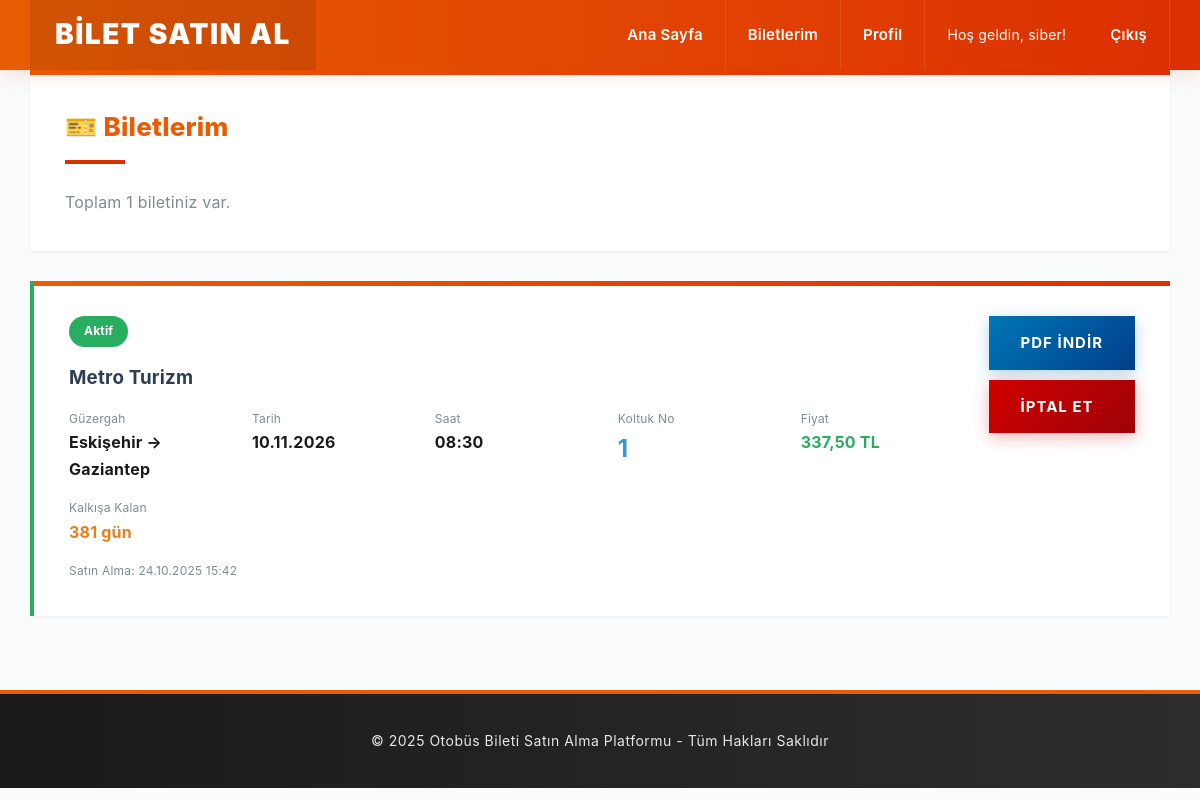
The app's page /user/tickets.php (signed in) with its own data.
### tables this page shows
CREATE TABLE tickets (
            id INTEGER PRIMARY KEY AUTOINCREMENT,
            user_id INTEGER NOT NULL,
            trip_id INTEGER NOT NULL,
            seat_number INTEGER NOT NULL,
            price REAL NOT NULL,
            status TEXT DEFAULT 'active',
            purchased_at DATETIME DEFAULT CURRENT_TIMESTAMP,
            FOREIGN KEY (user_id) REFERENCES users(id) ON DELETE CASCADE,
            FOREIGN KEY (trip_id) REFERENCES trips(id) ON DELETE CASCADE
        );

### includes/functions.php (called while the page is built, shortened)
<?php
function format_date($date) {
    return date('d.m.Y', strtotime($date));
}
function format_time($time) {
    return date('H:i', strtotime($time));
}
function format_money($amount) {
    return number_format($amount, 2, ',', '.') . ' TL';
}
function clean_output($text) {
    return htmlspecialchars($text, ENT_QUOTES, 'UTF-8');
}
function get_user_tickets($db, $user_id) {
    $stmt = $db->prepare("
        SELECT
            tickets.*,
            trips.from_city,
            trips.to_city,
            trips.departure_date,
            trips.departure_time,
            companies.name as company_name
        FROM tickets
        INNER JOIN trips ON tickets.trip_id = trips.id
        INNER JOIN companies ON trips.company_id = companies.id
        WHERE tickets.user_id = ?
        ORDER BY trips.departure_date DESC, trips.departure_time DESC
    ");
    $stmt->execute([$user_id]);
    return $stmt->fetchAll();
}
function can_cancel_ticket($departure_date, $departure_time) {
    $departure_datetime = strtotime($departure_date . ' ' . $departure_time);
    $now = time();
    $time_diff = $departure_datetime - $now;
    return $time_diff > 3600;
}
function get_time_until_departure($departure_date, $departure_time) {
    $departure_datetime = strtotime($departure_date . ' ' . $departure_time);
    $now = time();
    $diff = $departure_datetime - $now;
    $hours = floor($diff / 3600);
    $minutes = floor(($diff % 3600) / 60);
    if ($hours > 24) {
        $days = floor($hours / 24);
        return $days . " gün";
    } elseif ($hours > 0) {
        return $hours . " saat " . $minutes . " dakika";
    } else {
        return $minutes . " dakika";
    }
}
?>

### user/tickets.php (the view, shortened to what this page needs)
<?php
require_once '../config/database.php';
require_once '../includes/functions.php';
$tickets = get_user_tickets($db, $_SESSION['user_id']);
require_once '../includes/header.php';
?>
<div class="card">
    <h2>🎫 Biletlerim</h2>
    <p style="color: #7f8c8d;">
        Toplam <?php echo count($tickets); ?> biletiniz var.
    </p>
</div>
<?php if (count($tickets) == 0): ?>
    <div class="card">
        <div style="text-align: center; padding: 40px;">
            <div style="font-size: 64px;">📭</div>
            <h3>Henüz Biletiniz Yok</h3>
            <p style="color: #7f8c8d;">Hemen bir sefer arayın ve bilet satın alın!</p>
            <a href="../index.php" class="btn btn-primary" style="margin-top: 20px;">Sefer Ara</a>
        </div>
    </div>
<?php else: ?>
    <?php foreach ($tickets as $ticket): ?>
        <?php
        $is_past = strtotime($ticket['departure_date'] . ' ' . $ticket['departure_time']) < time();
        $can_cancel = can_cancel_ticket($ticket['departure_date'], $ticket['departure_time']) && $ticket['status'] == 'active';
        $time_left = get_time_until_departure($ticket['departure_date'], $ticket['departure_time']);
        $status_colors = [
            'active' => '#27ae60',
            'cancelled' => '#e74c3c',
            'used' => '#95a5a6'
        ];
        $status_text = [
            'active' => 'Aktif',
            'cancelled' => 'İptal Edildi',
            'used' => 'Kullanıldı'
        ];
        ?>
        <div class="card" style="border-left: 4px solid <?php echo $status_colors[$ticket['status']]; ?>;">
            <div style="display: flex; justify-content: space-between; align-items: start; flex-wrap: wrap; gap: 20px;">
                <div style="flex: 1;">
                    <div style="display: inline-block; background: <?php echo $status_colors[$ticket['status']]; ?>; color: white; padding: 5px 15px; border-radius: 20px; font-size: 12px; font-weight: bold; margin-bottom: 15px;">
                        <?php echo $status_text[$ticket['status']]; ?>
                    </div>
                    <h3 style="color: #2c3e50; margin-bottom: 10px;">
                         <?php echo clean_output($ticket['company_name']); ?>
                    </h3>
                    <div style="display: grid; grid-template-columns: repeat(auto-fit, minmax(150px, 1fr)); gap: 15px; margin: 15px 0;">
                        <div>
                            <div style="color: #7f8c8d; font-size: 12px;">Güzergah</div>
                            <div style="font-weight: bold;">
                                <?php echo clean_output($ticket['from_city']); ?> → <?php echo clean_output($ticket['to_city']); ?>
                            </div>
                        </div>
                        <div>
                            <div style="color: #7f8c8d; font-size: 12px;">Tarih</div>
                            <div style="font-weight: bold;">
                                <?php echo format_date($ticket['departure_date']); ?>
                            </div>
                        </div>
                        <div>
                            <div style="color: #7f8c8d; font-size: 12px;">Saat</div>
                            <div style="font-weight: bold;">
                                <?php echo format_time($ticket['departure_time']); ?>
                            </div>
                        </div>
                        <div>
                            <div style="color: #7f8c8d; font-size: 12px;">Koltuk No</div>
                            <div style="font-weight: bold; font-size: 24px; color: #3498db;">
                                <?php echo $ticket['seat_number']; ?>
                            </div>
                        </div>
                        <div>
                            <div style="color: #7f8c8d; font-size: 12px;">Fiyat</div>
                            <div style="font-weight: bold; color: #27ae60;">
                                <?php echo format_money($ticket['price']); ?>
                            </div>
                        </div>
                        <?php if ($ticket['status'] == 'active' && !$is_past): ?>
                            <div>
                                <div style="color: #7f8c8d; font-size: 12px;">Kalkışa Kalan</div>
                                <div style="font-weight: bold; color: #e67e22;">
                                    <?php echo $time_left; ?>
                                </div>
                            </div>
                        <?php endif; ?>
                    </div>
                    <div style="color: #7f8c8d; font-size: 12px; margin-top: 10px;">
                        Satın Alma: <?php echo date('d.m.Y H:i', strtotime($ticket['purchased_at'])); ?>
                    </div>
                </div>
                <div style="display: flex; flex-direction: column; gap: 10px;">
                    <?php if ($ticket['status'] == 'active'): ?>
                        <a href="download-ticket.php?id=<?php echo $ticket['id']; ?>" class="btn btn-primary" target="_blank">
                             PDF İndir
                        </a>
                        <?php if ($can_cancel): ?>
                            <a href="cancel-ticket.php?id=<?php echo $ticket['id']; ?>" class="btn btn-danger"
                               onclick="return confirm('Bu bileti iptal etmek istediğinize emin misiniz?')">
                                 İptal Et
                            </a>
                        <?php endif; ?>
                    <?php endif; ?>
                </div>
            </div>
        </div>
    <?php endforeach; ?>
<?php endif; ?>
<?php require_once '../includes/footer.php'; ?>

### assets/css/style.css (style rules this page uses)
* { margin: 0; padding: 0; box-sizing: border-box; }
body { font-family: 'Inter', -apple-system, BlinkMacSystemFont, sans-serif; background: #fafbfc; color: #1a1a1a; line-height: 1.7; letter-spacing: 0.2px; }
.card { background: #ffffff; padding: 35px; border: none; box-shadow: 0 1px 3px rgba(0,0,0,0.06); margin-bottom: 30px; transition: all 0.3s ease; position: relative; overflow: hidden; }
.card::before { content: ''; position: absolute; top: 0; left: 0; width: 100%; height: 5px; background: linear-gradient(to right, #e85d04, #dc2f02); }
.card h2 { margin-bottom: 25px; color: #e85d04; border-bottom: none; padding-bottom: 15px; font-size: 26px; font-weight: 800; position: relative; display: inline-block; }
.card h2::after { content: ''; position: absolute; bottom: 0; left: 0; width: 60px; height: 4px; background: #dc2f02; }
.btn { display: inline-block; padding: 14px 32px; border: none; cursor: pointer; text-decoration: none; font-size: 15px; font-weight: 700; transition: all 0.3s ease; text-transform: uppercase; letter-spacing: 1px; position: relative; overflow: hidden; }
.btn::before { content: ''; position: absolute; top: 0; left: -100%; width: 100%; height: 100%; background: rgba(255,255,255,0.2); transition: all 0.4s ease; }
.btn-primary { background: linear-gradient(135deg, #0077b6, #023e8a); color: white; box-shadow: 0 4px 15px rgba(0, 119, 182, 0.3); }
.btn-danger { background: linear-gradient(135deg, #d00000, #9d0208); color: white; box-shadow: 0 4px 15px rgba(208, 0, 0, 0.3); }
.card { animation: fadeIn 0.5s ease-out; }

### records on screen
tickets: status "Aktif", company_name "Metro Turizm", from_city "Eskişehir", to_city "Gaziantep", departure_date "10.11.2026", departure_time "08:30", seat_number "1", price "337,50 TL", time_left "381 gün", purchased_at "24.10.2025 15:42"

### other values on screen
clean_output($_SESSION['username']) "siber"
count($tickets) "1"
